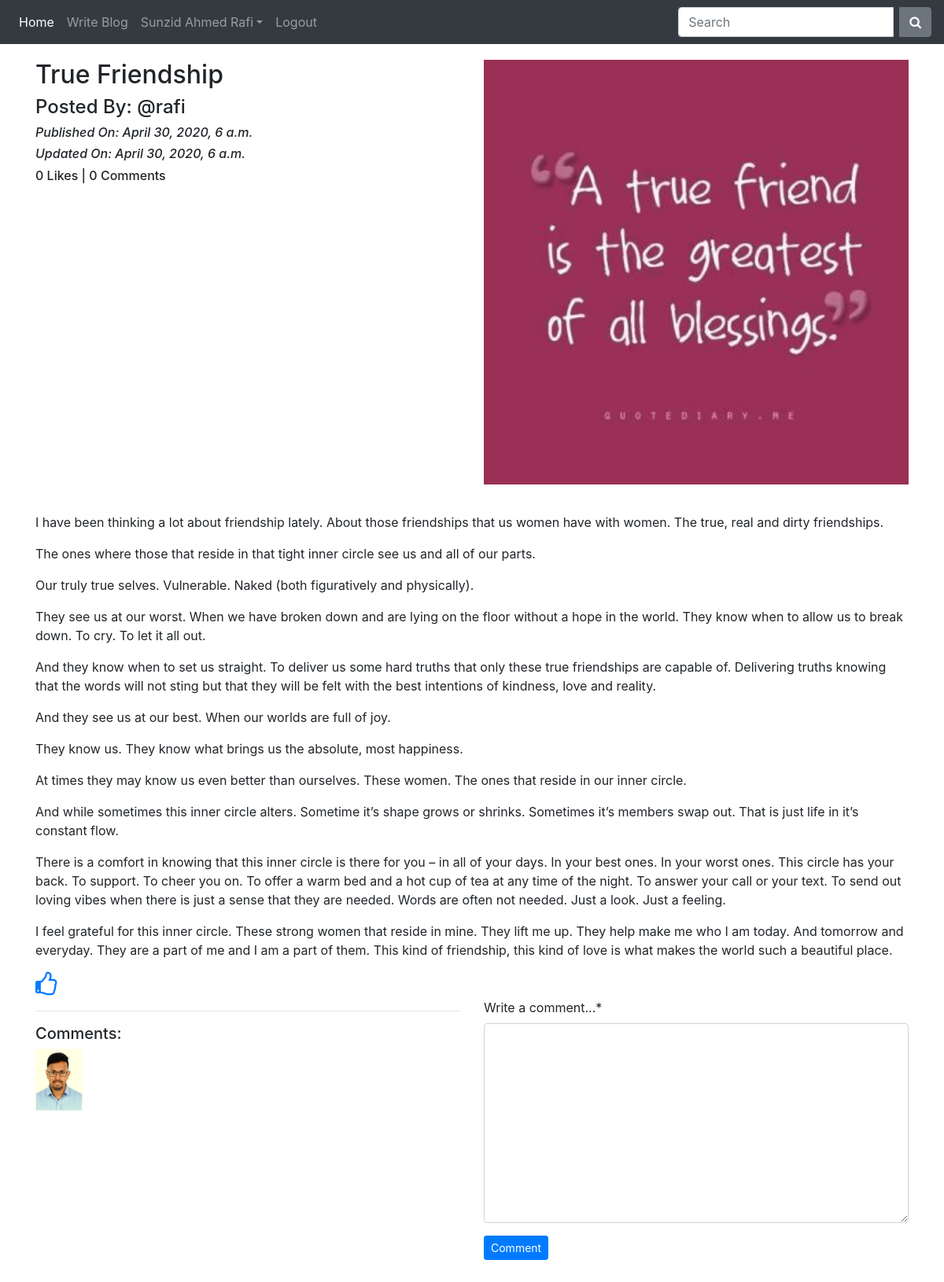
The app's page /blog/details/True-Friendship-99c082d1-b71f-4da2-8d4d-e69730d81b85 (signed in) with its own data.
### App_Blog/models.py (models this page shows)
class Blog(models.Model):
    author = models.ForeignKey(User, on_delete=models.CASCADE, related_name='post_author')
    blog_title = models.CharField(max_length=250, verbose_name="Put a Title Here")
    slug = models.SlugField(max_length=250, unique=True)
    blog_content = models.TextField(verbose_name="What is on your mind?")
    blog_image = models.ImageField(upload_to='blog_images', verbose_name="Image")
    publish_date = models.DateTimeField(auto_now_add=True)
    update_date = models.DateTimeField(auto_now=True)
    class Meta:
        ordering = ['-publish_date',]

### App_Login/models.py (models this page shows)
class UserProfile(models.Model):
    user = models.OneToOneField(User, related_name='user_profile', on_delete=models.CASCADE)
    profile_pic = models.ImageField(upload_to = 'profile_pics')

### App_Blog/views.py (the view, shortened to what this page needs)
# urls.py: path('details/<slug>', views.blog_details, name='blog_details'),
@login_required
def blog_details(request, slug):
    blog = Blog.objects.get(slug=slug)
    comment_form = CommentForm()
    already_liked = Likes.objects.filter(blog=blog, user= request.user)
    if already_liked:
        liked = True
    else:
        liked = False
    return render(request, 'App_Blog/blog_details.html', context={'blog':blog, 'comment_form':comment_form, 'liked':liked,})

### App_Blog/forms.py
class CommentForm(forms.ModelForm):
    class Meta:
        model = Comment
        fields = ('comment',)

### templates/App_Blog/blog_details.html (shortened to what this page needs)
{% extends 'base.html' %}
{% load crispy_forms_tags %}
{% block body_block %}
<div class="row">
  <div class="col-sm-6">
    <h2>{{blog.blog_title}}</h2>
    <h4>Posted By: @{{blog.author}}</h4>
    <i><h6>Published On: {{blog.publish_date}}</h6></i>
    <i><h6>Updated On: {{blog.update_date}}</h6></i>
    <h6>{{blog.liked_blog.count}} Likes | {{blog.blog_comment.count}} Comments</h6>
  </div>
  <div class="col-sm-6">
    <img src="/media/{{blog.blog_image}}" width="100%">
  </div>
  <div class="container" style="padding-top:20px">
  <p>
    {{blog.blog_content|linebreaks}}
  </p>
  </div>
  </div>
  {% if not liked %}
  <a href="{% url 'App_Blog:liked_post' pk=blog.pk %}">
    <i class="fa fa-thumbs-o-up fa-2x" aria-hidden="true"></i>
  </a>
  {% else %}
  <a href="{% url 'App_Blog:unliked_post' pk=blog.pk %}">
    <i class="fa fa-thumbs-o-down fa-2x" aria-hidden="true"></i>
  </a>
  {% endif %}
  <div class="row">
    <div class="col-sm-6">
      <hr>
      <h5>Comments:</h5>
      <img src="/media/{{user.user_profile.profile_pic}}" style="width:60px;">
    </div>
    <div class="col-sm-6">
      <form method="POST">
        {{ comment_form|crispy }}
        <button type="submit" class="btn btn-primary btn-sm">Comment</button>
      </form>
    </div>
  </div>
  <br>
  <br>
  {% endblock %}

### templates/base.html (shortened to what this page needs)
<!DOCTYPE html>
{% load static %}
<html lang="en" dir="ltr">
<head>
  <link rel="stylesheet" href="https://maxcdn.bootstrapcdn.com/bootstrap/4.4.1/css/bootstrap.min.css">
  <link href="https://maxcdn.bootstrapcdn.com/font-awesome/4.7.0/css/font-awesome.min.css" rel="stylesheet">
</head>
<body>
  <nav class="navbar navbar-expand-sm bg-dark navbar-dark sticky-top">
      <ul class="navbar-nav">
        <li class="nav-item active">
          <a class="nav-link" href="{% url 'index' %}">Home</a>
        </li>
        {% if user.is_authenticated %}
        <li class="nav-item">
          <a class="nav-link" href="{% url 'App_Blog:create_blog' %}">Write Blog</a>
        </li>
        <li class="nav-item dropdown">
          <a class="nav-link dropdown-toggle" href="#" id="navbardrop" data-toggle="dropdown">{{user.first_name }} {{ user.last_name }}</a>
        </li>
        <li class="nav-item">
          <a class="nav-link" href="{% url 'App_Login:log_out' %}">Logout</a>
        </li>
        {% endif %}
      </ul>
      <form class="form-inline ml-auto">
            <div class="input-group">
                <input type="text" class="form-control mr-sm-2" placeholder="Search">
                <div class="input-group-append">
                    <button type="button" class="btn btn-secondary"><i class="fa fa-search"></i></button>
                </div>
            </div>
        </form>
  </nav>
<div class="container" style="padding-top:20px">
  {% block body_block %}
  {% endblock %}
</div>
  </body>
</html>

### records on screen
Blog: blog_title "True Friendship", author "rafi", publish_date "April 30, 2020, 6 a.m.", update_date "April 30, 2020, 6 a.m.", liked_blog.count "0", blog_comment.count "0", blog_image (picture), blog_content "I have been thinking a lot about friendship lately. About those friendships that us women have with women. The true, real and dirty friendships. The ones where those that reside in that tight inner circle see us and all of our parts. Our truly true selves. Vulnerable. Naked (both figuratively and physically). They see us at our worst. When we have broken down and are lying on the floor without a hope in the world. They know when to allow us to break down. To cry. To let it all out. And they know when to set us straight. To deliver us some hard truths that only these true friendships are capable of. Delivering truths knowing that the words will not sting but that they will be felt with the…"

### other values on screen
{{ user.first_name }} "Sunzid Ahmed"
{{ user.last_name }} "Rafi"
